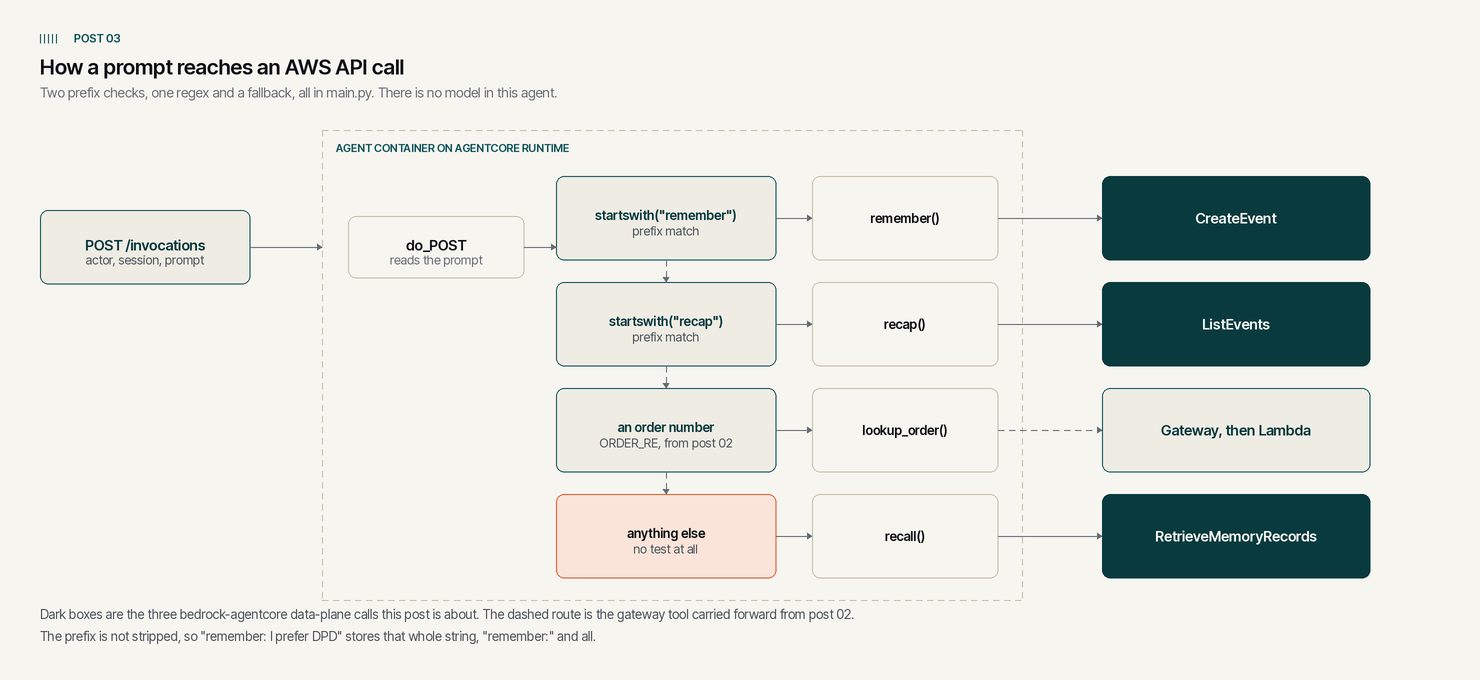

Generate this figure with Python:
"""Generate the prompt routing diagram for post 03.

Run from this directory: python3 routing.py
Produces routing.png referenced by POST.md.

Shows what happens between a prompt arriving and an AWS API call leaving,
which the post's architecture diagram deliberately does not: the routing is
four string tests in our own code, not a model deciding anything.
"""

import pathlib
import sys

sys.path.insert(0, str(pathlib.Path(__file__).resolve().parent.parent.parent / "scripts"))

from levantar_diagram import INK, INK_3, Diagram

W, H = 1480, 680
d = Diagram(W, H)

d.eyebrow(40, 34, "post 03")
d.text(40, 54, "How a prompt reaches an AWS API call", 21, 600, INK)
d.text(40, 84, "Two prefix checks, one regex and a fallback, all in main.py. "
       "There is no model in this agent.", 13.5, 400, INK_3)

# The request, on the left.
d.box(40, 210, 210, 74, "POST /invocations", "actor, session, prompt", tone="accent")
d.arrow((250, 247), (322, 247))

# The agent container holds the router and the four handlers.
d.cluster(322, 130, 700, 470, "agent container on AgentCore Runtime")

d.box(348, 216, 176, 62, "do_POST", "reads the prompt", tone="default")

# Flame is reserved for one thing per the site's colour rules, and here it is
# the fall-through, because that is the branch nobody expects to be the one
# doing the long-term lookup.
ROWS = [
    # (test, test_detail, function, api, tone, dashed_to_api)
    ('startswith("remember")', "prefix match", "remember()", "CreateEvent", "accent", False),
    ('startswith("recap")', "prefix match", "recap()", "ListEvents", "accent", False),
    ("an order number", "ORDER_RE, from post 02", "lookup_order()",
     "Gateway, then Lambda", "accent", True),
    ("anything else", "no test at all", "recall()", "RetrieveMemoryRecords", "flame", False),
]

top, row_h, gap = 176, 84, 22
test_x, test_w = 556, 220
fn_x, fn_w = 812, 186
api_x, api_w = 1102, 268

for i, (test, detail, fn, api, tone, dashed) in enumerate(ROWS):
    y = top + i * (row_h + gap)
    mid = y + row_h / 2

    d.box(test_x, y, test_w, row_h, test, detail, tone=tone, mono=True)
    d.arrow((test_x + test_w, mid), (fn_x, mid))
    d.box(fn_x, y, fn_w, row_h, fn, tone="default", mono=True)
    d.arrow((fn_x + fn_w, mid), (api_x, mid), dashed=dashed)
    d.box(api_x, y, api_w, row_h, api, tone="accent" if dashed else "dark")

    # The router falls through the tests in order, so link them vertically.
    if i:
        d.arrow((test_x + test_w / 2, y - gap), (test_x + test_w / 2, y), dashed=True)

# From do_POST into the first test.
d.arrow((524, 247), (test_x, 247))

d.caption(40, 606,
          "Dark boxes are the three bedrock-agentcore data-plane calls this post is about. "
          "The dashed route is the gateway tool carried forward from post 02.")
d.caption(40, 628,
          'The prefix is not stripped, so "remember: I prefer DPD" stores that whole string, '
          '"remember:" and all.')

out = pathlib.Path(__file__).parent / "routing.png"
d.save(out)
print(f"rendered {out}")
